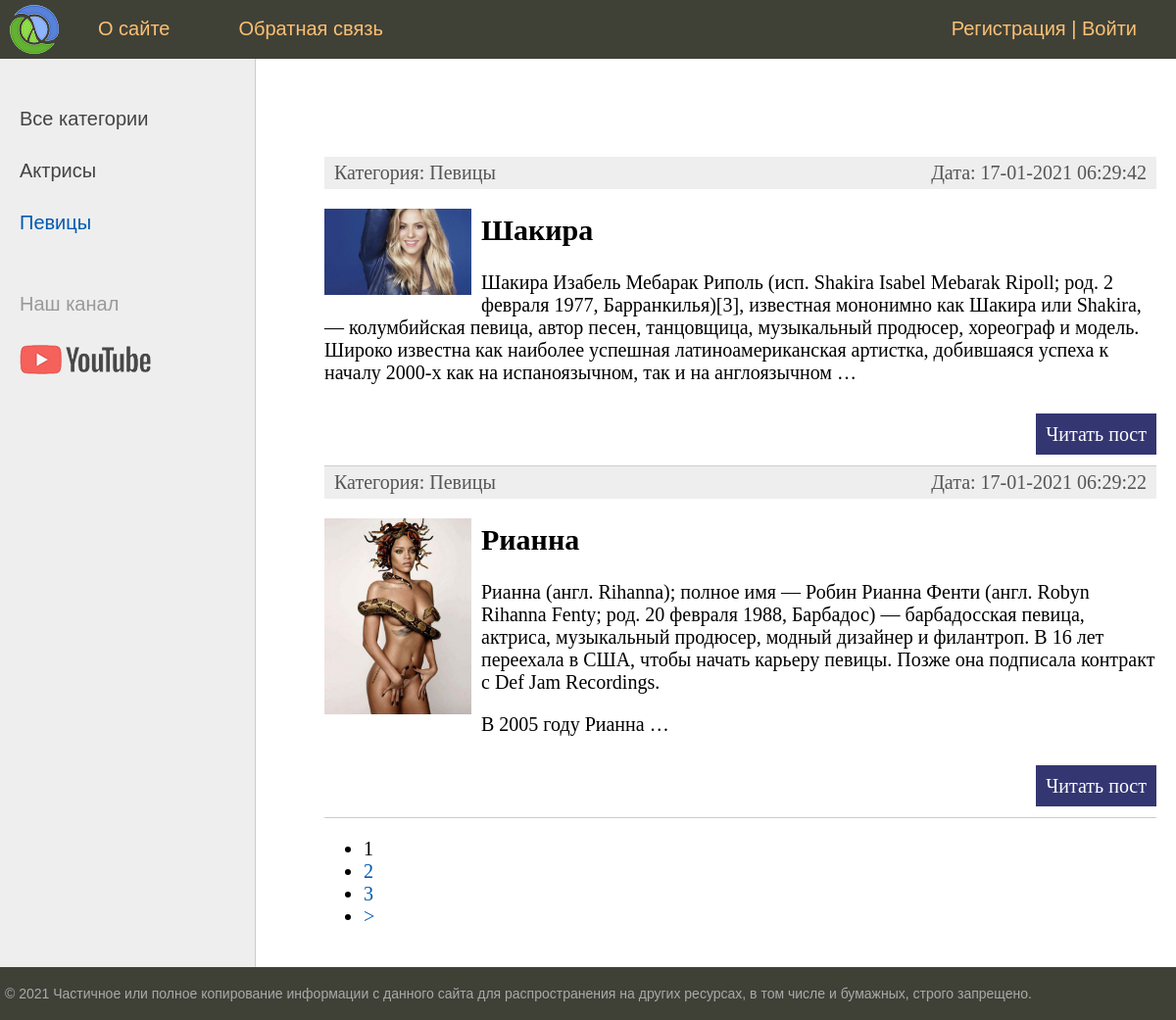
Screenshot of /women/category/pevicy/ with the database file from the repository.
### women/models.py (models this page shows, shortened)
class Category(models.Model):
    name = models.CharField(max_length=100, db_index=True, verbose_name="Категория") # db_index значит что поле индексируемо, то есть поиск по нему происходит немного быстрее
    slug = models.SlugField(max_length=255, unique=True, db_index=True, verbose_name="URL")
    def __str__(self):
        return self.name
    def get_absolute_url(self):
        return reverse('category', kwargs={'cat_slug': self.slug})
    class Meta:
        verbose_name = 'Категория'
        verbose_name_plural = 'Категории'
        ordering = ['id']

class Women(models.Model):
    title = models.CharField(max_length=255, verbose_name="Заголовок")
    slug = models.SlugField(max_length=255, unique=True, db_index=True, verbose_name="URL")# slug необходим для поисковых роботов
    content = models.TextField(blank=True, verbose_name="Текст статьи")
    photo = models.ImageField(upload_to="photos/%Y/%m/%d/", verbose_name="Фото")
    time_create = models.DateTimeField(auto_now_add=True, verbose_name="Время создания")
    time_update = models.DateTimeField(auto_now=True, verbose_name="Время изменения")
    is_published = models.BooleanField(default=True, verbose_name="Публикация")
    cat = models.ForeignKey('Category', on_delete=models.PROTECT, verbose_name="Категория")  # в название поля джанго сам добавит _id
    def get_absolute_url(self):
        return reverse('post', kwargs={'post_slug': self.slug}) #{штука для того чтобы делать ссылки правильно. Кроме этого добавляет кнопкц смотреть страницу в админке}#
    class Meta:
        verbose_name = 'Известная женщина'
        verbose_name_plural = 'Известные женщины'
        ordering = ['-time_create', 'title'] #{ сортировка применяется как на админку, так и на отображение строк при использовании all на самом сайте}#

### women/views.py (the view)
# urls.py: path('category/<slug:cat_slug>/', WomenCategory.as_view(), name='category'),
class WomenCategory(DataMixin, ListView):
    model = Women
    template_name = 'women/index.html'
    context_object_name = 'posts'
    allow_empty = False # обработчик ошибок если такой страницы не найдено, то 404
    def get_queryset(self):
        return Women.objects.filter(cat__slug=self.kwargs['cat_slug'], is_published=True)
    def get_context_data(self, *, object_list=None, **kwargs):
        context = super().get_context_data(**kwargs)
        c_def = self.get_user_context(title='Категория - ' + str(context['posts'][0].cat), cat_selected=context['posts'][0].cat_id)
        return dict(list(context.items()) + list(c_def.items()))

### women/utils.py (called while the page is built)
        def get_user_context(self, **kwargs):
                context = kwargs
                cats = Category.objects.annotate(Count('women')) #сделали так для того чтобы убрать те категории у которых нет постов
                user_menu = menu.copy()
                if not self.request.user.is_authenticated: #если пользователь не авторизован
                        user_menu.pop(1)  # удаляем второй пункт
                context['menu'] = user_menu
                context['cats'] = cats
                if 'cat_selected' not in context:
                        context['cat_selected'] = 0
                return context

### women/templates/women/index.html (shortened to what this page needs)
{% extends 'women/base.html' %}
{% block content %}
<ul class="list-articles">
	{% for p in posts %}
			<li>
                <div class="article-panel">
                    <p class="first">Категория: {{ p.cat }}</p>
                    <p class="last">Дата: {{ p.time_update|date:"d-m-Y H:i:s" }}</p>
                </div>
            {% if p.photo %}
                <p><img class="img-article-left thumb" src="{{ p.photo.url }}" alt=""></p>
            {% endif %}
                <h2>{{p.title}}</h2>
                {% autoescape on %}
                {{p.content|linebreaks|truncatewords:50}}
                {% endautoescape %}
                <p class="link-read-post"><a href="{{ p.get_absolute_url }}">Читать пост</a></p>
			</li>
	{% endfor %}
</ul>
{% endblock %}

### women/templates/women/base.html (shortened to what this page needs)
{% load static %}
{% load women_tegs %}
<!DOCTYPE html>
<html>
<head>
	<link type="text/css" href="{% static 'women/css/styles.css' %}" rel="stylesheet" />
</head>
<body>
<table class="table-page" border=0 cellpadding="0" cellspacing="0">
<tr><td valign=top>
{% block mainmenu %}
		<div class="header">
			<ul id="mainmenu" class="mainmenu">
			<li class="logo"><a href="{% url 'home' %}"><div class="logo"></div></a></li>
{% for m in menu %}
			<li><a href="{% url m.url_name %}">{{m.title}}</a></li>
{% endfor %}
                <li class="last"><a href="{% url 'register' %}">Регистрация</a> | <a href="{% url 'login' %}">Войти</a></li>
			</ul>
		</div>
{% endblock mainmenu %}
<table class="table-content" border=0 cellpadding="0" cellspacing="0">
<tr>
	<td valign="top" class="left-chapters">
	<ul id="leftchapters">
        {% if cat_selected == 0 %}
            <li class="selected">Все категории</li>
        {% else %}
            <li><a href="{% url 'home' %}">Все категории</a></li>
        {% endif %}
    {% for c in cats %}
        {% if c.women__count > 0 %}
            {% if c.pk == cat_selected %}
                <li class="selected">{{ c.name }}</li>
            {% else %}
                <li><a href="{{ c.get_absolute_url }}">{{ c.name }}</a></li>
            {% endif %}
        {% endif %}
    {% endfor %}
        <li class="share">
		<p>Наш канал</p>
		<a class="share-yt" href="https://www.youtube.com/channel/UClJzWfGWuGJL2t-3dYKcHTA/playlists" target="_blank" rel="nofollow"></a>
		</li>
	</ul>
</td>
<td valign="top" class="content">
	<div class="content-text">
        {% block content %}
        {% endblock %}
    {% if page_obj.has_other_pages %}
        <nav class="list-pages">
            <ul>
                {% for p in page_obj.paginator.page_range %}
                    {% if page_obj.number == p %}
                        <li class="page-num page-num-selected">{{ p }}</li>
                    {% elif p >= page_obj.number|add:-2 and p <= page_obj.number|add:2 %}
                        <li class="page-num">
                        <a href="?page={{ p }}">{{ p }}</a>
                    </li>
                    {% endif %}
                {% endfor %}
            {% if page_obj.has_next %}
                <li class="page-num">
                    <a href="?page={{ page_obj.next_page_number }}">&gt;</a>
                </li>
            {% endif %}
            </ul>
        </nav>
    {% endif %}
	</div>
</td></tr></table>
</td></tr>
<tr><td valign=top>
	<div id="footer">
		<p>&copy; 2021 Частичное или полное копирование информации с данного сайта для распространения на других ресурсах, в том числе и бумажных, строго запрещено.</p>
	</div>
</td></tr></table>
</body>
</html>

### women/static/women/css/styles.css (style rules this page uses)
html, body { font-family: 'Arial'; margin: 0; padding: 0; height: 100%; width: 100%; color: #444; }
a { color: #0059b2; text-decoration: none; }
img { max-width: 600px; height: auto; }
img.img-article-left { max-width: 300px; height: auto; float: left; padding: 0 10px 10px 0; }
img.img-article-left.thumb { max-width: 150px; height: auto; }
p.link-read-post { text-align: right; }
p.link-read-post a { padding: 10px; min-width: 100px; background: #333671; color: #fff; text-decoration: none; }
div.article-panel { background: #eee; padding: 5px 10px 5px 10px; box-sizing: border-box; overflow: hidden; color: #555; }
div.article-panel p.first { margin: 0; float: left; }
div.article-panel p.last { margin: 0; float: right; }
ul.list-articles { list-style: none; margin: 0; padding: 0; }
ul.list-articles li { border-bottom: 1px solid #ccc; }
.table-page { width: 100%; height: 100%; vertical-align: top; }
.table-page tr { height: 100%; }
.header { background: #3F4137; height: 60px; }
.logo { background: url('../images/logo.png') no-repeat 10px 5px; width: 70px; height: 60px; }
ul.mainmenu { list-style: none; margin: 0; padding: 0; height: 60px; color: #fdc073; font-size: 20px; overflow: hidden; }
ul.mainmenu li { float: left; margin: 18px 40px 0 30px; }
ul.mainmenu li.logo { margin: 0; }
ul.mainmenu li.last { float: right; }
ul.mainmenu li a { color: #fdc073; text-decoration: none; }
.table-content { width: 100%; min-height: 100%; height: 100%; }
.left-chapters { margin: 0; background: #eee; border-right: 1px solid #ccc; min-height: 100%; }
.left-chapters ul { width: 230px; min-height: 100%; margin: 0; padding: 20px 10px 10px 20px; list-style: none; font-size: 20px; }
.left-chapters ul li { margin: 30px 0 0 0; color: #999; }
.left-chapters ul li.selected { color: #0059b2; }
.left-chapters ul li a { color: #444; text-decoration: none; }
.left-chapters ul li.share { margin: 60px 0 0 0; }
.left-chapters ul li.share p { margin: 30px 0 30px 0; }
.left-chapters ul li.share a { display: inline-block; width: 40px; height: 40px; margin: 0 20px 0 0; }
.left-chapters ul li.share a.share-yt { width: 100%; height: 30px; background: url('../images/share_yt.png') no-repeat 0 0 }
.content { padding: 40px 20px 20px 40px; width: 100%; box-sizing: border-box; }
.content-text { margin: 60px 0 0 30px; color: #000; font-size: 20px; font-family: Yandex Sans Display Light; }
#footer { box-sizing: border-box; background: #3F4137; padding: 5px; color: #aaa; font-size: 14px; font-family: Verdana, Geneva, Arial, Helvetica; text-align: left; overflow: hidden; }

### rows the page displays
Category: name "Актрисы"
Category: name "Певицы"
Women: cat "Певицы", time_update "17-01-2021 06:29:42", photo (picture), title "Шакира", content "Шакира Изабель Мебарак Риполь (исп. Shakira Isabel Mebarak Ripoll; род. 2 февраля 1977, Барранкилья)[3], известная мононимно как Шакира или Shakira, — колумбийская певица, автор песен, танцовщица, музыкальный продюсер, хореограф и модель. Широко известна как наиболее успешная латиноамериканская артистка, добившаяся успеха к началу 2000-х как на испаноязычном, так и на англоязычном …"
Women: cat "Певицы", time_update "17-01-2021 06:29:22", photo (picture), title "Рианна", content "Рианна (англ. Rihanna); полное имя — Робин Рианна Фенти (англ. Robyn Rihanna Fenty; род. 20 февраля 1988, Барбадос) — барбадосская певица, актриса, музыкальный продюсер, модный дизайнер и филантроп. В 16 лет переехала в США, чтобы начать карьеру певицы. Позже она подписала контракт с Def Jam Recordings. В 2005 году Рианна …"

### other values shown
{{ m.title }} "О сайте" "Обратная связь"
{{ p }} "1"
{{ p }} "2" "3"
